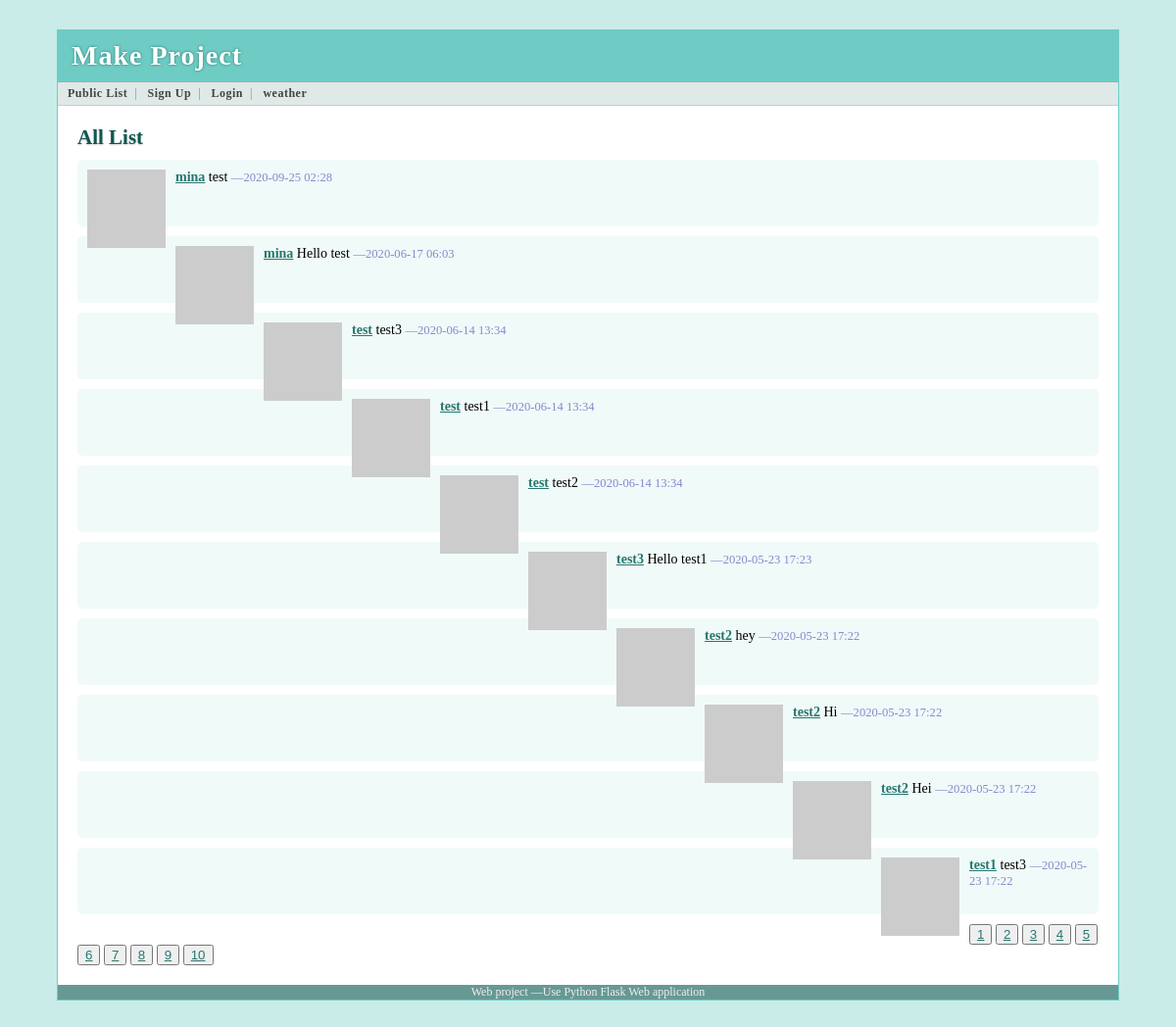
The page /public on the database its author committed.
### tables this page shows
CREATE TABLE message(
    message_id integer primary key autoincrement,
    author_id integer not null,
    text string not null,
    pub_date integer
    );

CREATE TABLE user(
    user_id integer primary key autoincrement,
    username string not null,
    email string not null,
    pw_hash string not null
    );

### prj.py (the view)
@app.route('/public')
def public_list():
    sql = '''SELECT message.*,user.* FROM message,user WHERE message.author_id=user.user_id
        order by message.pub_date desc limit ?'''
    messages= query_db(sql,[PER_PAGE])
    return render_template('my_list.html',messages=messages)

### prj.py (called while the page is built)
def connect_db():
    return sqlite3.connect(app.config['DATABASE'])

def query_db(query,args=(),one=False):
    cur = g.db.execute(query,args)
    rv = [dict((cur.description[idx][0],value) for idx,value in enumerate(row))for row in cur.fetchall()]
    return (rv[0] if rv else None)if one else rv

def format_datetime(timestamp):
    return datetime.utcfromtimestamp(timestamp).strftime('%Y-%m-%d %H:%M')

def gravatar_url(email,size=80):
    return 'http://www.gravatar.com/avatar/%s?d=identicon&s=%d' % \
           (md5(email.strip().lower().encode('utf-8')).hexdigest(),size)

@app.before_request
def before_request():
    g.db=connect_db()
    g.user = None
    if 'user_id' in session:
        g.user = query_db('select * from user where user_id =?',[session['user_id']],one=True)

@app.teardown_request
def teardown_request(exception):
    if hasattr(g,'db'):
        g.db.close()

### templates/my_list.html (shortened to what this page needs)
{% extends "layout.html"%}
{%block title%}
{%if request.endpoint=='public_list'%}
    All List
{%else%}
    My List
{%endif%}
{%endblock%}
{%block body%}
    <h2>{{self.title()}}</h2>
    <ul class="messages">
        {%for message in messages %}
        <li><img src={{message.email | gravatar(size=48)}}/>
            <p>
                <strong><a href="{{url_for('user_list',username=message.username)}}">{{message.username}}</a></strong>
                {{message.text}}
                <small>&mdash;{{message.pub_date | datetimeformat}}</small>
            </p>
        </li>
        {%else%}
        <li>Not exists Meassage</li>
        {% endfor%}
    </ul>
    {%if request.endpoint == 'my_list'%}
     {% for idx in range(10) %}
    <button><a href="/page/{{idx}}">{{idx+1}}</a></button>
    {%endfor%}
    {%else%}
    {% for idx in range(10) %}
    <button><a href="/public/page/{{idx}}">{{idx+1}}</a></button>
    {%endfor%}
    {%endif%}
{%endblock%}

### templates/layout.html (shortened to what this page needs)
<!DOCTYPE html>
<html>
    <head>
    <link rel = stylesheet type=text/css href="{{ url_for('static',filename='style.css')}}">
    </head>
    <body>
    <div class="container">
        <h1>Make Project</h1>
        <div class= "navigation">
        {%if g.user%}
            <a href ="{{url_for('my_list')}}">My List</a>&nbsp;&nbsp;|&nbsp;&nbsp;
            <a href="{{url_for('public_list')}}">Public List</a>&nbsp;&nbsp;|&nbsp;&nbsp;
            <a href="{{url_for('logout')}}">[{{g.user.username}}]Logout</a>&nbsp;&nbsp;|&nbsp;&nbsp;
            <a href="{{url_for('all')}}">weather</a>
        {%else%}
            <a href="{{url_for('public_list')}}">Public List</a>&nbsp;&nbsp;|&nbsp;&nbsp;
            <a href="{{url_for('register')}}">Sign Up</a>&nbsp;&nbsp;|&nbsp;&nbsp;
            <a href="{{url_for('login')}}"> Login</a>&nbsp;&nbsp;|&nbsp;&nbsp;
            <a href="{{url_for('all')}}">weather</a>
        {%endif%}
        </div>
        <div class="body">
        {%block body%}
        {%endblock%}
        </div>
        <div class="footer">
            Web project &mdash;Use Python Flask Web application
        </div>
    </div>
    </body>
</html>

### static/style.css (style rules this page uses)
body { background:#caece9; font-size:14px; }
a { color:#26776f; }
div.container { background: white; border: 1px solid #6eccc4; width=700px; margin: 30px 50px; }
div.container h1 { background: #6eccc4; margin:0; padding:10px 14px; color:white; letter-spacing:1px; text-shadow: 0 0 3px #24776f; }
div.container div.navigation { background:#dee9e8; padding: 4px 10px; border-top: 1px solid #aaa; border-bottom: 1px solid #ccc; color:#888; font-size:12px; letter-spacing:0.5px; }
div.container div.navigation a { color:#444; font-weight:bold; text-decoration: none; }
div.container div.body { padding:20px }
div.container h2 { color:#105751; text-shadow:0 1px 2px #ccc; margin: 0 0 10px 0; }
div.container div.footer { background:#679994; color:#eee; font-size:12px; padding 5px 10px; text-align:center; }
div.container ul.messages { list-style :none; margin:0; padding:0; }
div.container ul.messages p { margin:0; }
div.container ul.messages li { margin:10px 0; padding:10px; background:#f0faf9; vorder:1px solid #dbf3f1; border-radius:5px; min-height:48px; }
div.container ul.messages li img { float:left; padding:0 10px 0 0; }
div.container ul.messages li small { font-size:0.9em; color:#88c; }

### rows shown on the page
message: username "mina", text "test", pub_date "2020-09-25 02:28"
message: username "mina", text "Hello test", pub_date "2020-06-17 06:03"
message: username "test", text "test3", pub_date "2020-06-14 13:34"
message: username "test", text "test1", pub_date "2020-06-14 13:34"
message: username "test", text "test2", pub_date "2020-06-14 13:34"
message: username "test3", text "Hello test1", pub_date "2020-05-23 17:23"
message: username "test2", text "hey", pub_date "2020-05-23 17:22"
message: username "test2", text "Hi", pub_date "2020-05-23 17:22"
message: username "test2", text "Hei", pub_date "2020-05-23 17:22"
message: username "test1", text "test3", pub_date "2020-05-23 17:22"

### other values the page prints
{{ idx+1 }} "1" "2" "3" "4" "5" "6" "7" "8" "9" "10"
